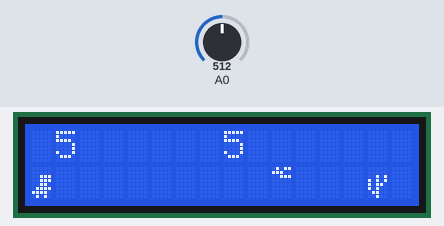
Recording of a sketch running on a simulated Arduino Uno, built with avr-gcc and run on an emulated ATmega328P. Shown: 16×2 character LCD. The inputs (shaded band) are chosen by the test bench; at power-on: A0 = 512. Random numbers use the default seed unless the sketch sets one; what the sketch prints to the serial monitor is not drawn.

Above: at 1.68 s.
1.7 s: A0 set to 406
At 3.03 s:
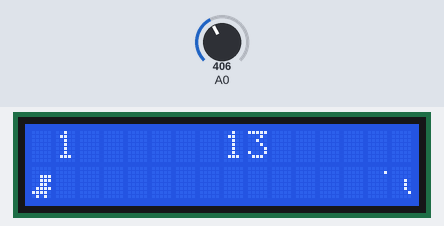
4.7 s: A0 set to 383
At 4.83 s:
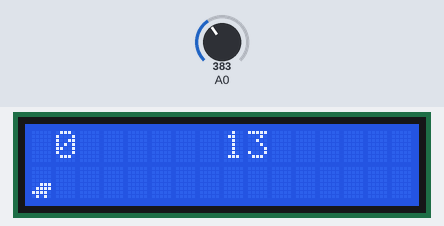
At 5.28 s:
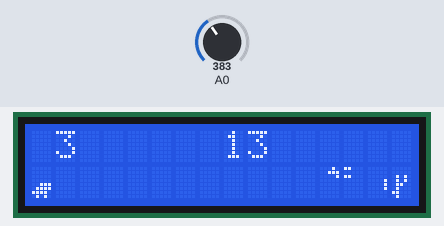
7.7 s: A0 set to 610
Timing chart, 0 to 10.7 s (numbered marks = the images above; inputs shaded):
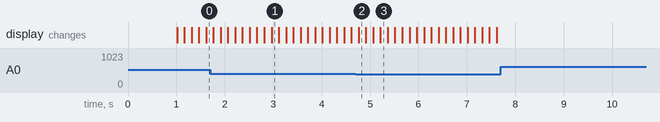

The sketch:

Tfc.ino
```cpp
#include "FeatureFlags.h"
#include "Game.h"

Game *game;
void setup()
{
    Serial.begin(9600);
    Serial.println();
    Serial.println("setup");
    game = new Game();
}

void loop()
{
    game->run();
}
```

Bird.cpp
```cpp
#include "Bird.h"

Bird::Bird()
{
  w = 4;
  h = 3;
  x = 16 * 5;
  y = 4;
  vx = -6;
  vy = 0;
  ax = ay = 0;
  canMove = true;
}

void Bird::updateState()
{
  if (x < 0)
  {
    x = 16 * 5;
    canMove = false;
  }
}
```

Bird.h
```cpp
#ifndef BIRD_H
#define BIRD_H

#include "GameObject.h"

class Bird : public GameObject
{
public:
    bool canMove;

    Bird();
    void updateState();
};

#endif // BIRD_H
```

BirdView.cpp
```cpp
#include "BirdView.h"

BirdView::BirdView(Bird *bird, LiquidCrystal *lcd)
{
    this->bird = bird;
    this->lcd = lcd;
}

void BirdView::updateBitmaps()
{
    int shiftAmout = bird->x % 5;

    Bitmap::shiftRight(leftBitmap, birdBitmap, shiftAmout);
    lcd->createChar(BIRD_CHAR, leftBitmap);

    Bitmap::shiftLeft(rightBitmap, birdBitmap, 5 - shiftAmout);
    lcd->createChar(BIRD_RIGHT_CHAR, rightBitmap);
    position = bird->x / 5;
}

void BirdView::render()
{
    updateBitmaps();
    lcd->setCursor(position, 1);
    lcd->write(byte(BIRD_CHAR));
    lcd->setCursor(1 + (position), 1);
    lcd->write(byte(BIRD_RIGHT_CHAR));
}
```

BirdView.h
```cpp
#ifndef BIRDVIEW_H
#define BIRDVIEW_H

#include <Arduino.h>
#include "LiquidCrystal.h"
#include "Bird.h"
#include "LcdChars.h"
#include "Bitmap.h"

class BirdView
{
public:
    Bird *bird;
    LiquidCrystal *lcd;

    byte leftBitmap[8];
    byte rightBitmap[8];

    uint8_t position;

    BirdView(Bird *bird, LiquidCrystal *lcd);
    void updateBitmaps();
    void render();

private:
    byte birdBitmap[8] = {
        0b01011,
        0b11100,
        0b00111,
        0b00000,
        0b00000,
        0b00000,
        0b00000,
        0b00000};
};

#endif // BIRDVIEW_H
```

Bitmap.cpp
```cpp
#include "Bitmap.h"

byte Bitmap::emptyBitmap[8] = {0x00, 0x00, 0x00, 0x00, 0x00, 0x00, 0x00, 0x00};

void Bitmap::copy(byte dest[8], byte src[8])
{
    for (int i = 0; i < 8; i++)
    {
        dest[i] = src[i];
    }
}
void Bitmap::shiftLeft(byte dest[8], byte src[8], int n)
{
    for (int i = 0; i < 8; i++)
    {
        dest[i] = src[i] << n;
    }
}
void Bitmap::shiftRight(byte dest[8], byte src[8], int n)
{
    for (int i = 0; i < 8; i++)
    {
        dest[i] = src[i] >> n;
    }
}
```

Bitmap.h
```cpp
#ifndef BITMAP_H
#define BITMAP_H

#include <Arduino.h>

class Bitmap
{
public:
    static byte emptyBitmap[8];
    Bitmap();
    static void copy(byte dest[8], byte src[8]);
    static void shiftLeft(byte dest[8], byte src[8], int n);
    static void shiftRight(byte dest[8], byte src[8], int n);
};

#endif // BITMAP_H
```

Button.cpp
```cpp
#include "Button.h"

Button::Button(int pin) : buttonPin(pin), currentState(NONE)
{
    pinMode(buttonPin, INPUT);
}

void Button::update()
{
    int buttonVal = analogRead(buttonPin);
    ButtonState tempButton = readButton(buttonVal);
    if (tempButton != NONE)
    {
        currentState = tempButton;
    }
}

void Button::reset()
{
    currentState = NONE;
}

ButtonState Button::getState()
{
    return currentState;
}

ButtonState Button::readButton(int buttonVal)
{
    if ((buttonVal > 600) && (buttonVal < 800))
        return SELECT;
    if ((buttonVal < 400) && (buttonVal >= 200))
        return DOWN;
    if ((buttonVal < 200) && (buttonVal >= 60))
        return UP;
    return NONE;
}
```

Button.h
```cpp
#ifndef BUTTON_H
#define BUTTON_H

#include <Arduino.h>

enum ButtonState
{
    NONE,
    UP,
    DOWN,
    SELECT
};

class Button
{
public:
    Button(int pin);
    void update();
    void reset();
    ButtonState getState();

private:
    int buttonPin;
    ButtonState currentState;
    ButtonState readButton(int buttonVal);
};

#endif // BUTTON_H
```

Cactus.cpp
```cpp
#include "Cactus.h"

Cactus::Cactus()
{
  w = 5;
  h = 4;
  x = 16 * 5;
  y = 0;
  vx = -2;
  vy = 0;
  ax = ay = 0;
}

void Cactus::updateState()
{
  if (x < 0)
    x = 16 * 5;
}
```

Cactus.h
```cpp
#ifndef CACTUS_H
#define CACTUS_H

#include "GameObject.h"

class Cactus : public GameObject {
public:
    Cactus();
    void updateState();
};

#endif // CACTUS_H
```

CactusView.cpp
```cpp
#include "CactusView.h"

CactusView::CactusView(Cactus *cactus, LiquidCrystal *lcd)
{
    this->cactus = cactus;
    this->lcd = lcd;
}

void CactusView::updateBitmaps()
{
    int shiftAmout = cactus->x % 5;

    Bitmap::shiftRight(leftBitmap, cactusBitmap, shiftAmout);
    lcd->createChar(CACTUS_CHAR, leftBitmap);

    Bitmap::shiftLeft(rightBitmap, cactusBitmap, 5 - shiftAmout);
    lcd->createChar(CACTUS_RIGHT_CHAR, rightBitmap);
    position = cactus->x / 5;
}

void CactusView::render()
{
    updateBitmaps();
    lcd->setCursor(position, 1);
    lcd->write(byte(CACTUS_CHAR));
    lcd->setCursor(1 + (position), 1);
    lcd->write(byte(CACTUS_RIGHT_CHAR));
}
```

CactusView.h
```cpp
#ifndef CACTUSVIEW_H
#define CACTUSVIEW_H

#include <Arduino.h>
#include "LiquidCrystal.h"
#include "Cactus.h"
#include "LcdChars.h"
#include "Bitmap.h"

class CactusView
{
public:
    Cactus *cactus;
    LiquidCrystal *lcd;

    byte leftBitmap[8];
    byte rightBitmap[8];

    uint8_t position;

    CactusView(Cactus *cactus, LiquidCrystal *lcd);
    void updateBitmaps();
    void render();

private:
    byte cactusBitmap[8] = {
        0b00000,
        0b00000,
        0b00101,
        0b10101,
        0b10110,
        0b10100,
        0b01100,
        0b00100};
};

#endif // CACTUSVIEW_H
```

Dino.cpp
```cpp
#include "Dino.h"

Dino::Dino()
{
    w = 5;
    h = 6;
    x = y = 0;
    vx = vy = 0;
    ax = ay = 0;
    state = GROUND;
}

void Dino::updateState()
{
    if (state == JUMPING && y == 0)
    {
        state = GROUND;
    }
    else if (state == DUCKED)
    {
        state = GROUND;
        h = 6;
    }
}

void Dino::duck()
{
    if (state == GROUND)
    {
        h = 4;
        state = DUCKED;
    }
}

void Dino::jump()
{
    if (state == GROUND)
    {
        vy = 5;
        ay = -2;
        state = JUMPING;
        // logic
    }
}

bool Dino::checkColision(GameObject *obstacle)
{
    if (x + w > obstacle->x && x < obstacle->x + obstacle->w &&
        y + h > obstacle->y && y < obstacle->y + obstacle->h)
    {
        state = DEAD;
        return true; // Collision detected.}
    }
    return false; // No collision.
}
```

Dino.h
```cpp
#ifndef DINO_H
#define DINO_H

#include "GameObject.h"
#include "FeatureFlags.h"

#if !FEATURE_ARDUINO
#include <iostream>
#endif

enum DinoState
{
    GROUND,
    JUMPING,
    DUCKED,
    DEAD
};

class Dino : public GameObject
{
public:
    DinoState state;

    Dino();
    void updateState();
    void duck();
    void stand();
    void jump();
    bool checkColision(GameObject *obstacle);
};

#endif // DINO_H
```

DinoView.cpp
```cpp
#include "DinoView.h"

DinoView::DinoView(Dino *dino, LiquidCrystal *lcd)
{
    this->dino = dino;
    this->lcd = lcd;
}
void DinoView::resetBitmaps()
{
    setLowerBitmap(emptyBitmap);
    setUpperBitmap(emptyBitmap);
}

void DinoView::updateBitmaps()
{
    int i;
    resetBitmaps();
    if (dino->state == DUCKED)
    {
        setLowerBitmap(downBitmap);
    }
    else
    {

        for (i = 0; i < 16; i++)
        {
            if (i >= dino->y && i < dino->y + dino->h)
            {
                if (i < 8)
                {
                    lowerBitmap[7 - i] = dinoBitmap[5 - (i - dino->y)];
                }
                else
                {
                    upperBitmap[15 - i] = dinoBitmap[5 - (i - dino->y)];
                }
            }
        }
    }
    lcd->createChar(DINO_UPPER_CHAR, upperBitmap);
    lcd->createChar(DINO_LOWER_CHAR, lowerBitmap);

    position = dino->x / 5;
}

void DinoView::setLowerBitmap(byte bitmap[])
{
    for (int i = 0; i < 8; i++)
    {
        lowerBitmap[i] = bitmap[i];
    }
}

void DinoView::setUpperBitmap(byte bitmap[])
{
    for (int i = 0; i < 8; i++)
    {
        upperBitmap[i] = bitmap[i];
    }
}

void DinoView::render()
{
    updateBitmaps();
    lcd->setCursor(position, 0);
    lcd->write(byte(DINO_UPPER_CHAR));
    lcd->setCursor(position, 1);
    lcd->write(byte(DINO_LOWER_CHAR));
}
```

DinoView.h
```cpp
#ifndef DINOVIEW_H
#define DINOVIEW_H

#include <Arduino.h>
#include "LiquidCrystal.h"
#include "Dino.h"
#include "LcdChars.h"

#define DINO_BASE_ADDR 1

class DinoView
{
public:
    Dino *dino;
    LiquidCrystal *lcd;

    byte upperBitmap[8];
    byte lowerBitmap[8];

    uint8_t position;

    DinoView(Dino *dino, LiquidCrystal *lcd);
    void setUpperBitmap(byte bitmap[]);
    void setLowerBitmap(byte bitmap[]);
    void resetBitmaps();
    void updateBitmaps();
    void render();

private:
    byte emptyBitmap[8] = {0x00, 0x00, 0x00, 0x00, 0x00, 0x00, 0x00, 0x00};
    byte dinoBitmap[6] = {0x07, 0x07, 0x06, 0x0F, 0x1E, 0x0A};
    byte downBitmap[8] = {
        0b00000,
        0b00000,
        0b00000,
        0b00000,
        0b00111,
        0b01111,
        0b11110,
        0b01010};
};

#endif // DINOVIEW_H
```

FeatureFlags.h
```cpp
#ifndef FEATURE_ARDUINO
#define FEATURE_ARDUINO 1
#endif
```

Game.cpp
```cpp
#include "Game.h"

Game::Game() : qLearning()
{
    attempts = 0;
    maxScore = score = 0;
    state = RUNNING;
    training = false;
    interval = LONG_INTERVAL;

    dino = new Dino();
    bird = new Bird();
    cactus = new Cactus();

#if FEATURE_ARDUINO
    lcd = new LiquidCrystal(pinRs, pinEn, pinD4, pinD5, pinD6, pinD7);
    lcd->begin(16, 2);
    lcd->clear();

    dinoView = new DinoView(dino, lcd);
    birdView = new BirdView(bird, lcd);
    cactusView = new CactusView(cactus, lcd);

    button = new Button(A0);
#endif
}

bool Game::isTraining()
{
#if !FEATURE_ARDUINO
    return true;
#endif
    return training;
}

void Game::setTraining(bool newTraining)
{
    interval = newTraining ? SHORT_INTERVAL : LONG_INTERVAL;
    training = newTraining;
}

void Game::startGame()
{
    if (state == MENU || state == GAME_OVER)
    {
        attempts++;
        score = 0;
        qLearning.setEpsilon(qLearning.maxEpsilon * (1. - ((float)maxScore) / 2000.));
#if FEATURE_ARDUINO
        if ((attempts * 10) % LOG_EACH_N_ATTEMPTS == 0)
        {
            Serial.print(F("attempts: "));
            Serial.flush();
            Serial.print(attempts);
            Serial.flush();
            Serial.print(F(" | maxScore: "));
            Serial.flush();
            Serial.print(maxScore);
            Serial.flush();
            Serial.print(F(" | epsilon: "));
            Serial.flush();
            Serial.print(qLearning.epsilon);
            Serial.flush();
            Serial.println();
            Serial.flush();
        }
#endif
        if (attempts < MAX_ATTEMPTS && maxScore < MAX_SCORE)
            state = RUNNING;
        else
        {
            qLearning.printQTable();
            qLearning.setEpsilon(0);
#if !FEATURE_ARDUINO
            std::cout << "maxScore:\t" << maxScore << std::endl;
            std::cin.get();
#endif
            state = RUNNING;
        }
        free(dino);
        free(bird);
        free(cactus);
        dino = new Dino();
        bird = new Bird();
        cactus = new Cactus();

#if FEATURE_ARDUINO
        previousMillis = 0;
        free(dinoView);
        free(birdView);
        free(cactusView);
        dinoView = new DinoView(dino, lcd);
        birdView = new BirdView(bird, lcd);
        cactusView = new CactusView(cactus, lcd);
#endif
    }
}

static const QLState stateMap[4][4] = {
    {BIRD_VERY_FAR_CACTUS_VERY_FAR,
     BIRD_VERY_FAR_CACTUS_FAR,
     BIRD_VERY_FAR_CACTUS_CLOSE,
     BIRD_VERY_FAR_CACTUS_VERY_CLOSE},
    {BIRD_FAR_CACTUS_VERY_FAR,
     BIRD_FAR_CACTUS_FAR,
     BIRD_FAR_CACTUS_CLOSE,
     BIRD_FAR_CACTUS_VERY_CLOSE},
    {BIRD_CLOSE_CACTUS_VERY_FAR,
     BIRD_CLOSE_CACTUS_FAR,
     BIRD_CLOSE_CACTUS_CLOSE,
     BIRD_CLOSE_CACTUS_VERY_CLOSE},
    {BIRD_VERY_CLOSE_CACTUS_VERY_FAR,
     BIRD_VERY_CLOSE_CACTUS_FAR,
     BIRD_VERY_CLOSE_CACTUS_CLOSE,
     BIRD_VERY_CLOSE_CACTUS_VERY_CLOSE}};
QLState Game::getState()
{
    // if (dino->y > 0)
    //     return DINO_JUMPING;
    int birdState, cactusState;
    birdState = cactusState = 0;
    if (bird->x / ((float)-bird->vx) < 6)
        birdState++;
    if (bird->x / ((float)-bird->vx) < 4)
        birdState += 1;
    if (bird->x / ((float)-bird->vx) < 2)
        birdState++;

    if (cactus->x / ((float)-cactus->vx) < 8)
        cactusState++;
    if (cactus->x / ((float)-cactus->vx) < 4)
        cactusState++;
    if (cactus->x / ((float)-cactus->vx) < 3)
        cactusState++;

    return stateMap[birdState][cactusState];
}

void Game::handleUserInput()
{
#if FEATURE_ARDUINO
    switch (state)
    {
    case MENU:
        break;

    case RUNNING:
        switch (button->getState())
        {
        case UP:
            dino->jump();
            break;

        case DOWN:
            dino->duck();
            break;

        case SELECT:
            setTraining(!isTraining());
            break;

        default:
            break;
        }
        break;

    case GAME_OVER:
        break;
    }
#endif
}

void Game::handleUserInput(QLAction action)
{
    switch (state)
    {
    case MENU:
        break;

    case RUNNING:
        switch (action)
        {
        case JUMP:
            dino->jump();
            break;

        case DUCK:
            dino->duck();
            break;

        default:
            break;
        }
        break;

    case GAME_OVER:
        break;
    }
}

void Game::update()
{
    if (state == RUNNING)
    {
        score++;
        if (score > maxScore)
        {
            maxScore = score;
        }

        dino->move();
        if (bird->canMove)
            bird->move();
        cactus->move();
        if (cactus->x > 40 && cactus->x < 50)
            bird->canMove = true;

        dino->checkColision(cactus);
        dino->checkColision(bird);

        dino->updateState();
        bird->updateState();
        cactus->updateState();

        if (dino->state == DEAD)
        {
            state = GAME_OVER;
            startGame();
        }
    }
}

#if FEATURE_ARDUINO
void Game::render()
{
    lcd->setCursor(1, 1);
    lcd->print(F("               "));
    birdView->render();
    cactusView->render();
    dinoView->render();

    lcd->setCursor(1, 0);
    lcd->print(F("               "));
    lcd->setCursor(1, 0);
    lcd->print(score);
    lcd->setCursor(8, 0);
    lcd->print(maxScore);
}
#endif

void Game::run()
{
#if FEATURE_ARDUINO
    unsigned long currentMillis = millis();
    button->update();
    if (currentMillis - previousMillis >= interval)
    {
#endif
        if (state == RUNNING)
        {
            if (score >= MAX_SCORE)
            {
                state = GAME_OVER;
#if !FEATURE_ARDUINO
                std::cout << "Zerou na tentativa " << attempts << std::endl;
                qLearning.printQTable();
#else
            startGame();
#endif

                return;
            }
            update();
#if FEATURE_ARDUINO
            if (!isTraining())
            {
                handleUserInput();
            }
            if (!isTraining() || attempts % LOG_EACH_N_ATTEMPTS == 0 || maxScore >= MAX_SCORE)
            {
                interval = SHORT_INTERVAL;
                render();
            }
            else
            {
                interval = 0;
            }
#endif
            if (isTraining())
            {
                QLState qlstate = getState();
                QLAction qlaction = qLearning.chooseAction(qlstate);
                handleUserInput(qlaction);
                int qlreward = score;
                // if (qlaction == NOTHING)
                //     qlreward += 10;
                // if (qlaction == DUCK)
                //     qlreward += 10;
                if (dino->state == DEAD)
                    qlreward = 0;

#if !FEATURE_ARDUINO
                if (attempts % LOG_EACH_N_ATTEMPTS == 0 || attempts > MAX_ATTEMPTS)
                    std::cout << attempts << " : " << qlaction << " | " << score << " | maxScore: " << maxScore << std::endl;
#endif

                qLearning.updateQTable(qlstate, qlaction, qlreward, getState());
            }
        }
#if FEATURE_ARDUINO
        previousMillis = currentMillis;
        button->reset();
    }
#endif
}
```

Game.h
```cpp
#ifndef GAME_H
#define GAME_H

#define SHORT_INTERVAL 150
#define LONG_INTERVAL 1000
#define MAX_ATTEMPTS 1000000
#define LOG_EACH_N_ATTEMPTS 1000
#define MAX_SCORE 1000

#include "Dino.h"
#include "Cactus.h"
#include "Bird.h"
#include "FeatureFlags.h"
#include "QLearning.h"

#if FEATURE_ARDUINO
#include <Arduino.h>
#include "Button.h"
#include "DinoView.h"
#include "CactusView.h"
#include "BirdView.h"
#else
#include <iostream>
#endif

#define pinRs 8
#define pinEn 9
#define pinD4 4
#define pinD5 5
#define pinD6 6
#define pinD7 7
#define pinBackLight 10

enum GameState
{
    MENU,
    RUNNING,
    GAME_OVER
};

class Game
{
public:
    Game();

    void run();
    QLState getState();
    bool isTraining();
    void setTraining(bool newTraining);

private:
    GameState state;
    int score;
    int maxScore;
    int attempts;
    bool training;

    Dino *dino;
    Cactus *cactus;
    Bird *bird;

    QLearning qLearning;
    unsigned long interval;

#if FEATURE_ARDUINO
    DinoView *dinoView;
    CactusView *cactusView;
    BirdView *birdView;

    unsigned long previousMillis;

    LiquidCrystal *lcd;
    Button *button;
#endif

    void startGame();
    void handleUserInput();
    void handleUserInput(QLAction action);
    void update();

#if FEATURE_ARDUINO
    void render();
#endif
};

#endif // GAME_H
```

GameObject.cpp
```cpp
#include "GameObject.h"

void GameObject::move() {
    x = x + vx;
    y = y + vy;
    if (y < 0)
        y = 0;
    vx = vx + ax;
    vy = vy + ay;
}
```

GameObject.h
```cpp
#ifndef GAMEOBJECT_H
#define GAMEOBJECT_H

class GameObject
{
public:
    int x, y, h, w, vx, vy, ax, ay;
    void move();
};

#endif // GAMEOBJECT_H
```

LcdChars.h
```cpp
#ifndef LCDCHARS_H
#define LCDCHARS_H

#define DINO_UPPER_CHAR 0
#define DINO_LOWER_CHAR 1
#define CACTUS_CHAR 2
#define CACTUS_RIGHT_CHAR 3
#define BIRD_CHAR 4
#define BIRD_RIGHT_CHAR 5

#endif // LCDCHARS_H
```

Source omitted: QLearning.cpp (3088 bytes), QLearning.h (1450 bytes)

Measured:
- the behaviour switches between 400 and 399 on A0 (found by bisection; images 1 and 2)
- after the input at 7.7 s, every drawn part: stays the same
